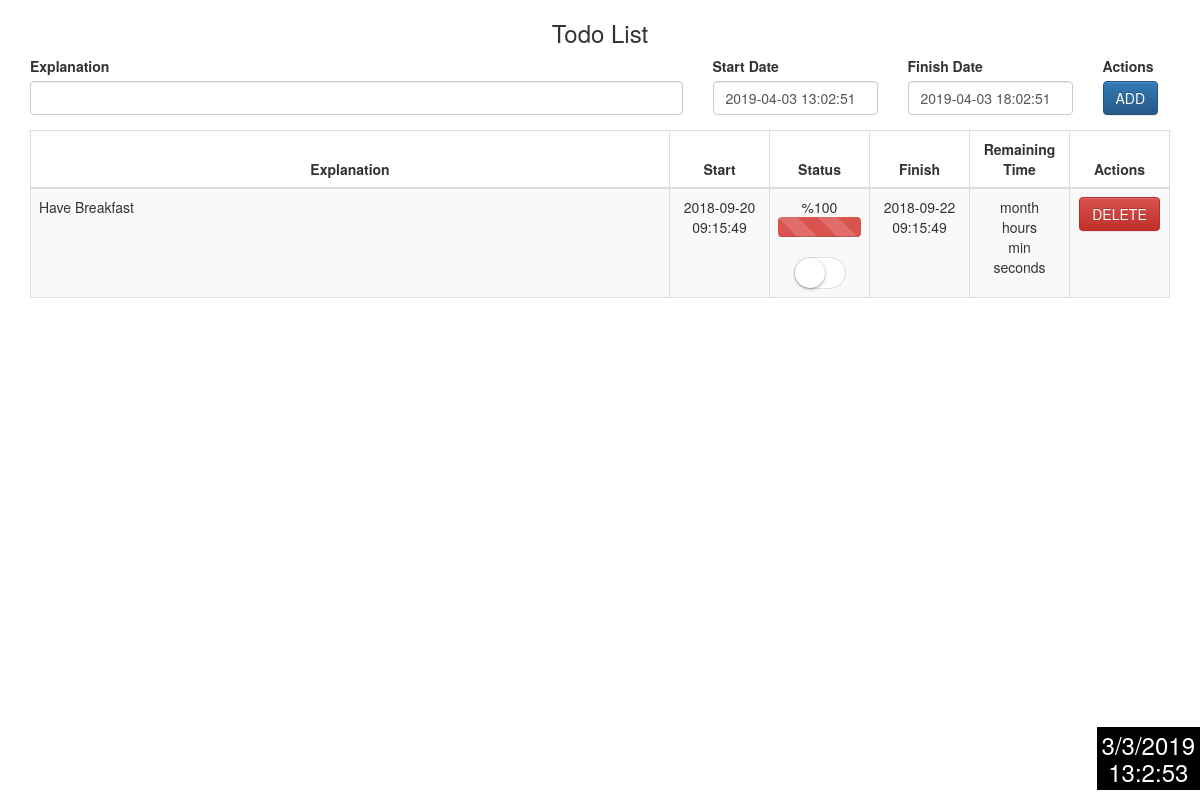
Before: / with the older database file.
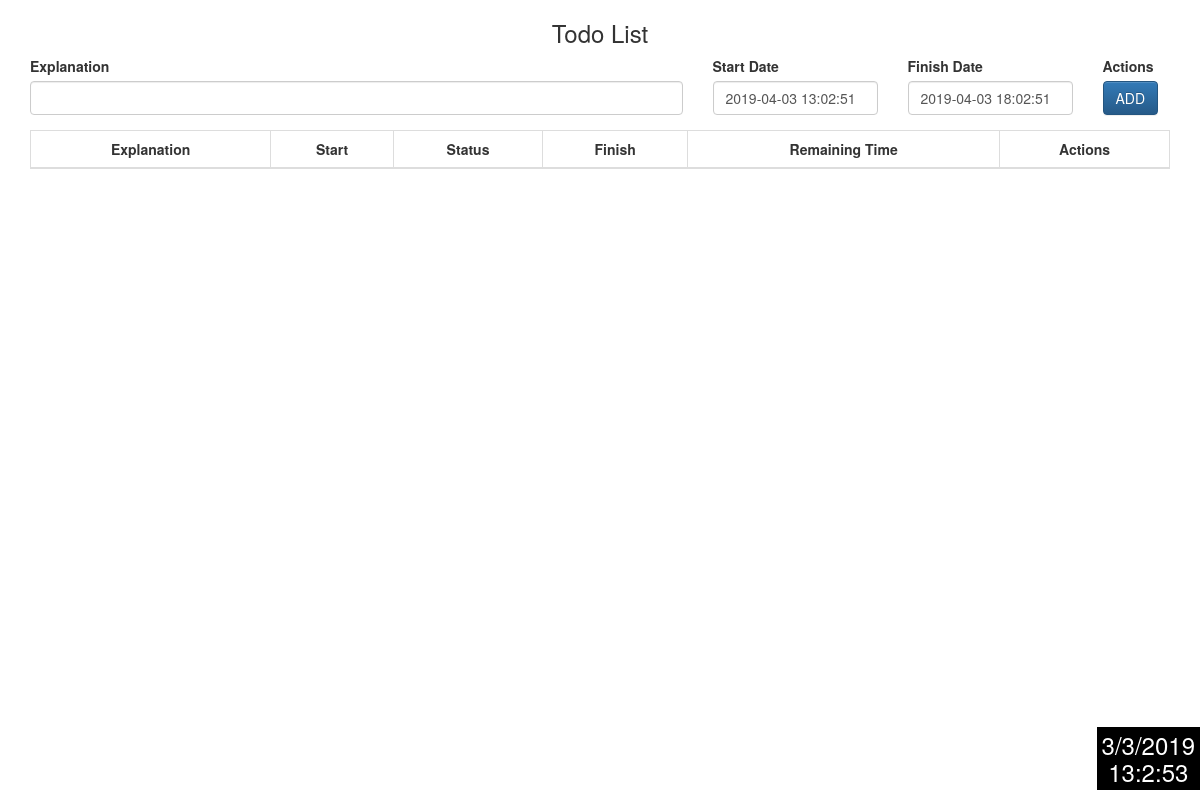
After: the same page with the newer database file.
### tables this page shows
CREATE TABLE `todos` (
  `id` int(11) NOT NULL,
  `explanation` varchar(255) DEFAULT NULL,
  `isCompleted` tinyint(4) DEFAULT NULL,
  `startDate` datetime DEFAULT NULL,
  `finishDate` datetime DEFAULT NULL
);

### application/controllers/Todo.php (called while the page is built, shortened)
<?php
class Todo extends CI_Controller
{
    public function __construct()
    {
		$this->load->model("Todo_Model","todo_model");
	}
    public function index()
	{
		$items = $this->todo_model->get_all();
		foreach($items as $item)
		{
			$realDifference=strtotime($item->finishDate)-strtotime($item->startDate);
			$relativeDifference=strtotime($item->finishDate)-strtotime(date("Y-m-d H:i:s"));
			$mapDifference=map($relativeDifference,0,$realDifference,100,0);
			if ($mapDifference>=0 and $mapDifference<100)
			{
				$item->progressValue=round($mapDifference);
			}
			else{
				$item->progressValue=100;
			}
		}
    	$viewData =array(
			"todos" => $items
		);
        $this->load->view("todo_list",$viewData);
    }
}
?>

### index.php (called while the page is built, shortened)
<?php
require_once BASEPATH.'core/CodeIgniter.php';

### application/models/Todo_Model.php (called while the page is built, shortened)
<?php
class Todo_Model extends CI_Model
{
	public $tableName = "todos";
	public function get_all()
	{
		return $this->db->get($this->tableName)->result();
	}
}
?>

### application/views/todo_list.php (the view, shortened to what this page needs)
<!DOCTYPE html>
<html lang="en">
	<head>
		<?php $this->load->view("dependencies/styles");?>
	</head>
	<body>
		<div class="container">
		<h3 class="text-center">Todo List</h3>
		<div class="row">
			<h3 class="text-center" style="z-index:5;position:fixed;bottom:0;right:0;background-color:black;color:white;padding:5px" id="saat"></h3>
			<div class="col-md-12">
					<div class="row">
						<form onsubmit="return false" method="post">
							<div class="col-md-7">
								<label for="todo_title">Explanation</label>
								<div class="form-group">
									<input type="text" class="form-control" id="todo_title" name="todo_title" autofocus>
								</div>
							</div>
							<div class="col-md-2">
								<label for="startDate">Start Date</label>
								<div class="form-group">
									<input class="form-control" type="text" id="startDate" name="startDate" />
								</div>
							</div>
							<div class="col-md-2">
								<label for="finishDate">Finish Date</label>
								<div class="form-group">
									<input class="form-control" type="text" id="finishDate" name="finishDate" />
								</div>
							</div>
							<div class="col-md-1">
								<label for="finishDate">Actions</label>
								<div class="form-group">
									<button type="submit" class="btn btn-primary" onclick="addTodo()">ADD</button>
								</div>
							</div>
						</form>
					</div>
			</div>
		</div>
		<div class="row">
			<div class="col-md-12">
			<table class="table table-bordered table-hover table-striped">
					<thead>
						<th class="text-center">Explanation</th>
						<th class="text-center">Start</th>
						<th class="text-center">Status</th>
						<th class="text-center">Finish</th>
						<th class="text-center">Remaining Time</th>
						<th class="text-center">Actions</th>
					</thead>
					<tbody>
					<?php
						foreach ($todos as $todo)
						{
							$progressValue=$todo->progressValue;
							if ($progressValue>=100)
							{
								$progressValue=100;
								if($todo->isCompleted=='0')
								{
									$progressClass="progress-bar-danger";
								}
								else{
									$progressClass="progress-bar-success";
								}
							}
							?>
						<tr>
							<td class="text-left">
								<?php echo $todo->explanation;?>
							</td>
							<td class="text-center" style="width:100px">
								<?php echo $todo->startDate?>
							</td>
							<td class="text-center" style="width:100px">
								%<?=$progressValue?>
								<div class="progress" style="height:20px">
									<div class="progress-bar progress-bar-striped <?=$progressClass?>" role="progressbar"
									 aria-valuemin="0" aria-valuemax="100" style="color:black;width:<?=$progressValue?>%">
									</div>
								</div>
							</td>
							<td class="text-center" style="width:100px">
								<?php echo $todo->finishDate?>
							</td>
							<td class="text-center" style="width:100px">
							<?php
								echo $todo->remainingTime[0]." month<br>".$todo->remainingTime[1]." hours<br>".$todo->remainingTime[2]." min<br>".$todo->remainingTime[3]." seconds<br>";
							?>
							</td>
							<td class="text-center" style="width:100px">
								<a href="<?php echo base_url("todo/delete/$todo->id")?>" class="btn btn-danger">DELETE</a>
							</td>
						</tr>
					<?php
						}?>
					</tbody>
				</table>
			</div>
		</div>
	</div>
	</body>
</html>

### application/views/dependencies/styles.php (shortened to what this page needs)
<link rel="stylesheet" type="text/css" href="<?=base_url("assets/css/bootstrap.min.css");?>" media="screen">
<link rel="stylesheet" type="text/css" href="<?=base_url("assets/css/switchery.min.css");?>"  media="screen">
<link rel="stylesheet" type="text/css" href="<?=base_url("assets/css/bootstrap-theme.min.css");?>" media="screen">
<link rel="stylesheet" type="text/css" href="<?=base_url("assets/css/bootstrap-datetimepicker.min.css");?>" media="screen">
<link rel="stylesheet" type="text/css" href="<?=base_url("assets/css/daterangepicker.css")?>">

Changed rows visible on the page:
removed todos: explanation "Have Breakfast", startDate "2018-09-20 09:15:49", progressValue "100", isCompleted 0 (drawn), finishDate "2018-09-22 09:15:49"
